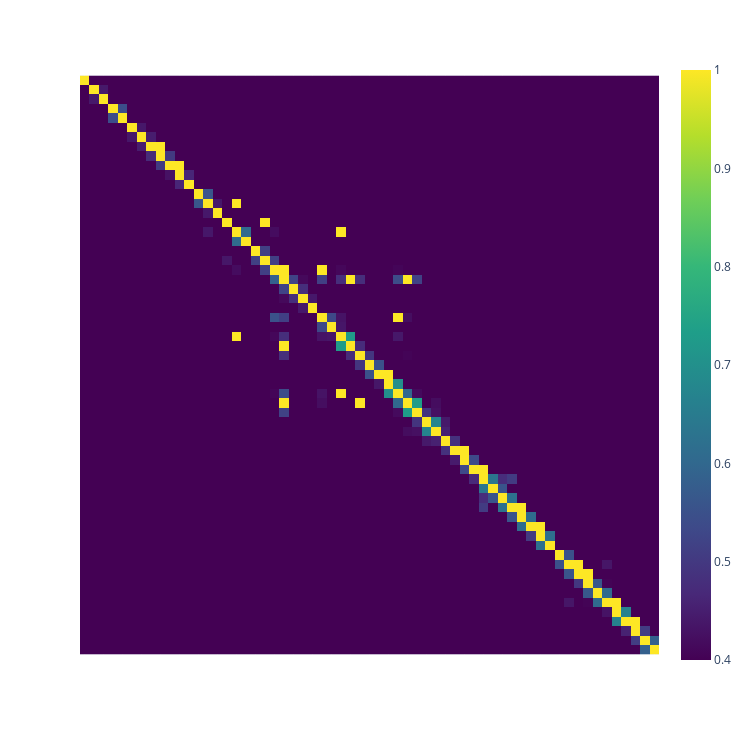

The cell this chart's notebook holds for it:
### Code cell
create_heatmap.create_heatmap(cos_sim_cluster_max, offs, offs, text, text, 0.4)

### Figure 1 — Plotly figure (JSON) as saved in the notebook; plotly's stock layout.template omitted (floating-point values rounded to 4 significant figures; data arrays with more than 128 entries replaced by an {"elided": "..."} marker saying what was removed)
{"data": [{"coloraxis": "coloraxis", "hovertemplate": "x: %{x}<br>y: %{y}<br>color: %{z}<extra></extra>", "name": "0", "type": "heatmap", "x": ["My son, give ear to my words; for I swear unto you, that inasmuch as ye shall keep the commandments of God ye shall prosper in the land.\nI would that ye should do as I have done, in remembering", "of God ye shall prosper in the land.\nI would that ye should do as I have done, in remembering the captivity of our fathers; for they were in bondage, and none could deliver them except it was the God", "the captivity of our fathers; for they were in bondage, and none could deliver them except it was the God of Abraham, and the God of Isaac, and the God of Jacob; and he surely did deliver them in their", "of Abraham, and the God of Isaac, and the God of Jacob; and he surely did deliver them in their afflictions.\nAnd now, O my son Helaman, behold, thou art in thy youth, and therefore, I beseech of thee that", "afflictions.\nAnd now, O my son Helaman, behold, thou art in thy youth, and therefore, I beseech of thee that thou wilt hear my words and learn of me; for I do know that whosoever shall put their trust in", "thou wilt hear my words and learn of me; for I do know that whosoever shall put their trust in God shall be supported in their trials, and their troubles, and their afflictions, and shall be lifted up at the", "God shall be supported in their trials, and their troubles, and their afflictions, and shall be lifted up at the last day.\nAnd I would not that ye think that I know of myself--not of the temporal but of the", "last day.\nAnd I would not that ye think that I know of myself--not of the temporal but of the spiritual, not of the carnal mind but of God.\nNow, behold, I say unto you, if I had not been", "spiritual, not of the carnal mind but of God.\nNow, behold, I say unto you, if I had not been born of God I should not have known these things; but God has, by the mouth of his holy angel,", "born of God I should not have known these things; but God has, by the mouth of his holy angel, made these things known unto me, not of any worthiness of myself;\nFor I went about with the sons of", "made these things known unto me, not of any worthiness of myself;\nFor I went about with the sons of Mosiah, seeking to destroy the church of God; but behold, God sent his holy angel to stop us by the", "Mosiah, seeking to destroy the church of God; but behold, God sent his holy angel to stop us by the way.\nAnd behold, he spake unto us, as it were the voice of thunder, and the whole earth did tremble", "way.\nAnd behold, he spake unto us, as it were the voice of thunder, and the whole earth did tremble beneath our feet; and we all fell to the earth, for the fear of the Lord came upon us.\nBut", "beneath our feet; and we all fell to the earth, for the fear of the Lord came upon us.\nBut behold, the voice said unto me: Arise. And I arose and stood up, and beheld the angel.\nAnd he said", "behold, the voice said unto me: Arise. And I arose and stood up, and beheld the angel.\nAnd he said unto me: If thou wilt of thyself be destroyed, seek no more to destroy the church of God.\nAnd it", "unto me: If thou wilt of thyself be destroyed, seek no more to destroy the church of God.\nAnd it came to pass that I fell to the earth; and it was for the space of three days and three", "came to pass that I fell to the earth; and it was for the space of three days and three nights that I could not open my mouth, neither had I the use of my limbs.\nAnd the angel spake", "nights that I could not open my mouth, neither had I the use of my limbs.\nAnd the angel spake more things unto me, which were heard by my brethren, but I did not hear them; for when I heard", "more things unto me, which were heard by my brethren, but I did not hear them; for when I heard the words--If thou wilt be destroyed of thyself, seek no more to destroy the church of God--I was struck with", "the words--If thou wilt be destroyed of thyself, seek no more to destroy the church of God--I was struck with such great fear and amazement lest perhaps I should be destroyed, that I fell to the earth and I did", "such great fear and amazement lest perhaps I should be destroyed, that I fell to the earth and I did hear no more.\nBut I was racked with eternal torment, for my soul was harrowed up to the greatest degree", "hear no more.\nBut I was racked with eternal torment, for my soul was harrowed up to the greatest degree and racked with all my sins.\nYea, I did remember all my sins and iniquities, for which I was tormented", "and racked with all my sins.\nYea, I did remember all my sins and iniquities, for which I was tormented with the pains of hell; yea, I saw that I had rebelled against my God, and that I had not", "with the pains of hell; yea, I saw that I had rebelled against my God, and that I had not kept his holy commandments.\nYea, and I had murdered many of his children, or rather led them away unto destruction;", "kept his holy commandments.\nYea, and I had murdered many of his children, or rather led them away unto destruction; yea, and in fine so great had been my iniquities, that the very thought of coming into the presence of", "yea, and in fine so great had been my iniquities, that the very thought of coming into the presence of my God did rack my soul with inexpressible horror.\nOh, thought I, that I could be banished and become extinct", "my God did rack my soul with inexpressible horror.\nOh, thought I, that I could be banished and become extinct both soul and body, that I might not be brought to stand in the presence of my God, to be", "both soul and body, that I might not be brought to stand in the presence of my God, to be judged of my deeds.\nAnd now, for three days and for three nights was I racked, even with the pains", "judged of my deeds.\nAnd now, for three days and for three nights was I racked, even with the pains of a damned soul.\nAnd it came to pass that as I was thus racked with torment, while I was", "of a damned soul.\nAnd it came to pass that as I was thus racked with torment, while I was harrowed up by the memory of my many sins, behold, I remembered also to have heard my father prophesy unto", "harrowed up by the memory of my many sins, behold, I remembered also to have heard my father prophesy unto the people concerning the coming of one Jesus Christ, a Son of God, to atone for the sins of the", "the people concerning the coming of one Jesus Christ, a Son of God, to atone for the sins of the world.\nNow, as my mind caught hold upon this thought, I cried within my heart: O Jesus, thou Son of", "world.\nNow, as my mind caught hold upon this thought, I cried within my heart: O Jesus, thou Son of God, have mercy on me, who am in the gall of bitterness, and am encircled about by the everlasting chains", "God, have mercy on me, who am in the gall of bitterness, and am encircled about by the everlasting chains of death.\nAnd now, behold, when I thought this, I could remember my pains no more; yea, I was harrowed", "of death.\nAnd now, behold, when I thought this, I could remember my pains no more; yea, I was harrowed up by the memory of my sins no more.\nAnd oh, what joy, and what marvelous light I did behold;", "up by the memory of my sins no more.\nAnd oh, what joy, and what marvelous light I did behold; yea, my soul was filled with joy as exceeding as was my pain!\nYea, I say unto you, my son,", "yea, my soul was filled with joy as exceeding as was my pain!\nYea, I say unto you, my son, that there could be nothing so exquisite and so bitter as were my pains. Yea, and again I say unto", "that there could be nothing so exquisite and so bitter as were my pains. Yea, and again I say unto you, my son, that on the other hand, there can be nothing so exquisite and sweet as was my joy.", "you, my son, that on the other hand, there can be nothing so exquisite and sweet as was my joy.\nYea, methought I saw, even as our father Lehi saw, God sitting upon his throne, surrounded with numberless concourses of", "Yea, methought I saw, even as our father Lehi saw, God sitting upon his throne, surrounded with numberless concourses of angels, in the attitude of singing and praising their God; yea, and my soul did long to be there.\nBut", "angels, in the attitude of singing and praising their God; yea, and my soul did long to be there.\nBut behold, my limbs did receive their strength again, and I stood upon my feet, and did manifest unto the people", "behold, my limbs did receive their strength again, and I stood upon my feet, and did manifest unto the people that I had been born of God.\nYea, and from that time even until now, I have labored without ceasing,", "that I had been born of God.\nYea, and from that time even until now, I have labored without ceasing, that I might bring souls unto repentance; that I might bring them to taste of the exceeding joy of which", "that I might bring souls unto repentance; that I might bring them to taste of the exceeding joy of which I did taste; that they might also be born of God, and be filled with the Holy Ghost.\nYea, and", "I did taste; that they might also be born of God, and be filled with the Holy Ghost.\nYea, and now behold, O my son, the Lord doth give me exceedingly great joy in the fruit of my labors;\nFor", "now behold, O my son, the Lord doth give me exceedingly great joy in the fruit of my labors;\nFor because of the word which he has imparted unto me, behold, many have been born of God, and have tasted", "because of the word which he has imparted unto me, behold, many have been born of God, and have tasted as I have tasted, and have seen eye to eye as I have seen; therefore they do know of these", "as I have tasted, and have seen eye to eye as I have seen; therefore they do know of these things of which I have spoken, as I do know; and the knowledge which I have is of God.\nAnd", "things of which I have spoken, as I do know; and the knowledge which I have is of God.\nAnd I have been supported under trials and troubles of every kind, yea, and in all manner of afflictions; yea, God", "I have been supported under trials and troubles of every kind, yea, and in all manner of afflictions; yea, God has delivered me from prison, and from bonds, and from death; yea, and I do put my trust in him,", "has delivered me from prison, and from bonds, and from death; yea, and I do put my trust in him, and he will still deliver me.\nAnd I know that he will raise me up at the last day, to", "and he will still deliver me.\nAnd I know that he will raise me up at the last day, to dwell with him in glory; yea, and I will praise him forever, for he has brought our fathers out of", "dwell with him in glory; yea, and I will praise him forever, for he has brought our fathers out of Egypt, and he has swallowed up the Egyptians in the Red Sea; and he led them by his power into", "Egypt, and he has swallowed up the Egyptians in the Red Sea; and he led them by his power into the promised land; yea, and he has delivered them out of bondage and captivity from time to time.\nYea, and", "the promised land; yea, and he has delivered them out of bondage and captivity from time to time.\nYea, and he has also brought our fathers out of the land of Jerusalem; and he has also, by his everlasting power,", "he has also brought our fathers out of the land of Jerusalem; and he has also, by his everlasting power, delivered them out of bondage and captivity, from time to time even down to the present day; and I have", "delivered them out of bondage and captivity, from time to time even down to the present day; and I have always retained in remembrance their captivity; yea, and ye also ought to retain in remembrance, as I have done, their", "always retained in remembrance their captivity; yea, and ye also ought to retain in remembrance, as I have done, their captivity.\nBut behold, my son, this is not all; for ye ought to know as I do know, that inasmuch", "captivity.\nBut behold, my son, this is not all; for ye ought to know as I do know, that inasmuch as ye shall keep the commandments of God ye shall prosper in the land; and ye ought to know also,", "as ye shall keep the commandments of God ye shall prosper in the land; and ye ought to know also, that inasmuch as ye will not keep the commandments of God ye shall be cut off from his presence. Now", "that inasmuch as ye will not keep the commandments of God ye shall be cut off from his presence. Now this is according to his word."], "xaxis": "x", "y": ["My son, give ear to my words; for I swear unto you, that inasmuch as ye shall keep the commandments of God ye shall prosper in the land.\nI would that ye should do as I have done, in remembering", "of God ye shall prosper in the land.\nI would that ye should do as I have done, in remembering the captivity of our fathers; for they were in bondage, and none could deliver them except it was the God", "the captivity of our fathers; for they were in bondage, and none could deliver them except it was the God of Abraham, and the God of Isaac, and the God of Jacob; and he surely did deliver them in their", "of Abraham, and the God of Isaac, and the God of Jacob; and he surely did deliver them in their afflictions.\nAnd now, O my son Helaman, behold, thou art in thy youth, and therefore, I beseech of thee that", "afflictions.\nAnd now, O my son Helaman, behold, thou art in thy youth, and therefore, I beseech of thee that thou wilt hear my words and learn of me; for I do know that whosoever shall put their trust in", "thou wilt hear my words and learn of me; for I do know that whosoever shall put their trust in God shall be supported in their trials, and their troubles, and their afflictions, and shall be lifted up at the", "God shall be supported in their trials, and their troubles, and their afflictions, and shall be lifted up at the last day.\nAnd I would not that ye think that I know of myself--not of the temporal but of the", "last day.\nAnd I would not that ye think that I know of myself--not of the temporal but of the spiritual, not of the carnal mind but of God.\nNow, behold, I say unto you, if I had not been", "spiritual, not of the carnal mind but of God.\nNow, behold, I say unto you, if I had not been born of God I should not have known these things; but God has, by the mouth of his holy angel,", "born of God I should not have known these things; but God has, by the mouth of his holy angel, made these things known unto me, not of any worthiness of myself;\nFor I went about with the sons of", "made these things known unto me, not of any worthiness of myself;\nFor I went about with the sons of Mosiah, seeking to destroy the church of God; but behold, God sent his holy angel to stop us by the", "Mosiah, seeking to destroy the church of God; but behold, God sent his holy angel to stop us by the way.\nAnd behold, he spake unto us, as it were the voice of thunder, and the whole earth did tremble", "way.\nAnd behold, he spake unto us, as it were the voice of thunder, and the whole earth did tremble beneath our feet; and we all fell to the earth, for the fear of the Lord came upon us.\nBut", "beneath our feet; and we all fell to the earth, for the fear of the Lord came upon us.\nBut behold, the voice said unto me: Arise. And I arose and stood up, and beheld the angel.\nAnd he said", "behold, the voice said unto me: Arise. And I arose and stood up, and beheld the angel.\nAnd he said unto me: If thou wilt of thyself be destroyed, seek no more to destroy the church of God.\nAnd it", "unto me: If thou wilt of thyself be destroyed, seek no more to destroy the church of God.\nAnd it came to pass that I fell to the earth; and it was for the space of three days and three", "came to pass that I fell to the earth; and it was for the space of three days and three nights that I could not open my mouth, neither had I the use of my limbs.\nAnd the angel spake", "nights that I could not open my mouth, neither had I the use of my limbs.\nAnd the angel spake more things unto me, which were heard by my brethren, but I did not hear them; for when I heard", "more things unto me, which were heard by my brethren, but I did not hear them; for when I heard the words--If thou wilt be destroyed of thyself, seek no more to destroy the church of God--I was struck with", "the words--If thou wilt be destroyed of thyself, seek no more to destroy the church of God--I was struck with such great fear and amazement lest perhaps I should be destroyed, that I fell to the earth and I did", "such great fear and amazement lest perhaps I should be destroyed, that I fell to the earth and I did hear no more.\nBut I was racked with eternal torment, for my soul was harrowed up to the greatest degree", "hear no more.\nBut I was racked with eternal torment, for my soul was harrowed up to the greatest degree and racked with all my sins.\nYea, I did remember all my sins and iniquities, for which I was tormented", "and racked with all my sins.\nYea, I did remember all my sins and iniquities, for which I was tormented with the pains of hell; yea, I saw that I had rebelled against my God, and that I had not", "with the pains of hell; yea, I saw that I had rebelled against my God, and that I had not kept his holy commandments.\nYea, and I had murdered many of his children, or rather led them away unto destruction;", "kept his holy commandments.\nYea, and I had murdered many of his children, or rather led them away unto destruction; yea, and in fine so great had been my iniquities, that the very thought of coming into the presence of", "yea, and in fine so great had been my iniquities, that the very thought of coming into the presence of my God did rack my soul with inexpressible horror.\nOh, thought I, that I could be banished and become extinct", "my God did rack my soul with inexpressible horror.\nOh, thought I, that I could be banished and become extinct both soul and body, that I might not be brought to stand in the presence of my God, to be", "both soul and body, that I might not be brought to stand in the presence of my God, to be judged of my deeds.\nAnd now, for three days and for three nights was I racked, even with the pains", "judged of my deeds.\nAnd now, for three days and for three nights was I racked, even with the pains of a damned soul.\nAnd it came to pass that as I was thus racked with torment, while I was", "of a damned soul.\nAnd it came to pass that as I was thus racked with torment, while I was harrowed up by the memory of my many sins, behold, I remembered also to have heard my father prophesy unto", "harrowed up by the memory of my many sins, behold, I remembered also to have heard my father prophesy unto the people concerning the coming of one Jesus Christ, a Son of God, to atone for the sins of the", "the people concerning the coming of one Jesus Christ, a Son of God, to atone for the sins of the world.\nNow, as my mind caught hold upon this thought, I cried within my heart: O Jesus, thou Son of", "world.\nNow, as my mind caught hold upon this thought, I cried within my heart: O Jesus, thou Son of God, have mercy on me, who am in the gall of bitterness, and am encircled about by the everlasting chains", "God, have mercy on me, who am in the gall of bitterness, and am encircled about by the everlasting chains of death.\nAnd now, behold, when I thought this, I could remember my pains no more; yea, I was harrowed", "of death.\nAnd now, behold, when I thought this, I could remember my pains no more; yea, I was harrowed up by the memory of my sins no more.\nAnd oh, what joy, and what marvelous light I did behold;", "up by the memory of my sins no more.\nAnd oh, what joy, and what marvelous light I did behold; yea, my soul was filled with joy as exceeding as was my pain!\nYea, I say unto you, my son,", "yea, my soul was filled with joy as exceeding as was my pain!\nYea, I say unto you, my son, that there could be nothing so exquisite and so bitter as were my pains. Yea, and again I say unto", "that there could be nothing so exquisite and so bitter as were my pains. Yea, and again I say unto you, my son, that on the other hand, there can be nothing so exquisite and sweet as was my joy.", "you, my son, that on the other hand, there can be nothing so exquisite and sweet as was my joy.\nYea, methought I saw, even as our father Lehi saw, God sitting upon his throne, surrounded with numberless concourses of", "Yea, methought I saw, even as our father Lehi saw, God sitting upon his throne, surrounded with numberless concourses of angels, in the attitude of singing and praising their God; yea, and my soul did long to be there.\nBut", "angels, in the attitude of singing and praising their God; yea, and my soul did long to be there.\nBut behold, my limbs did receive their strength again, and I stood upon my feet, and did manifest unto the people", "behold, my limbs did receive their strength again, and I stood upon my feet, and did manifest unto the people that I had been born of God.\nYea, and from that time even until now, I have labored without ceasing,", "that I had been born of God.\nYea, and from that time even until now, I have labored without ceasing, that I might bring souls unto repentance; that I might bring them to taste of the exceeding joy of which", "that I might bring souls unto repentance; that I might bring them to taste of the exceeding joy of which I did taste; that they might also be born of God, and be filled with the Holy Ghost.\nYea, and", "I did taste; that they might also be born of God, and be filled with the Holy Ghost.\nYea, and now behold, O my son, the Lord doth give me exceedingly great joy in the fruit of my labors;\nFor", "now behold, O my son, the Lord doth give me exceedingly great joy in the fruit of my labors;\nFor because of the word which he has imparted unto me, behold, many have been born of God, and have tasted", "because of the word which he has imparted unto me, behold, many have been born of God, and have tasted as I have tasted, and have seen eye to eye as I have seen; therefore they do know of these", "as I have tasted, and have seen eye to eye as I have seen; therefore they do know of these things of which I have spoken, as I do know; and the knowledge which I have is of God.\nAnd", "things of which I have spoken, as I do know; and the knowledge which I have is of God.\nAnd I have been supported under trials and troubles of every kind, yea, and in all manner of afflictions; yea, God", "I have been supported under trials and troubles of every kind, yea, and in all manner of afflictions; yea, God has delivered me from prison, and from bonds, and from death; yea, and I do put my trust in him,", "has delivered me from prison, and from bonds, and from death; yea, and I do put my trust in him, and he will still deliver me.\nAnd I know that he will raise me up at the last day, to", "and he will still deliver me.\nAnd I know that he will raise me up at the last day, to dwell with him in glory; yea, and I will praise him forever, for he has brought our fathers out of", "dwell with him in glory; yea, and I will praise him forever, for he has brought our fathers out of Egypt, and he has swallowed up the Egyptians in the Red Sea; and he led them by his power into", "Egypt, and he has swallowed up the Egyptians in the Red Sea; and he led them by his power into the promised land; yea, and he has delivered them out of bondage and captivity from time to time.\nYea, and", "the promised land; yea, and he has delivered them out of bondage and captivity from time to time.\nYea, and he has also brought our fathers out of the land of Jerusalem; and he has also, by his everlasting power,", "he has also brought our fathers out of the land of Jerusalem; and he has also, by his everlasting power, delivered them out of bondage and captivity, from time to time even down to the present day; and I have", "delivered them out of bondage and captivity, from time to time even down to the present day; and I have always retained in remembrance their captivity; yea, and ye also ought to retain in remembrance, as I have done, their", "always retained in remembrance their captivity; yea, and ye also ought to retain in remembrance, as I have done, their captivity.\nBut behold, my son, this is not all; for ye ought to know as I do know, that inasmuch", "captivity.\nBut behold, my son, this is not all; for ye ought to know as I do know, that inasmuch as ye shall keep the commandments of God ye shall prosper in the land; and ye ought to know also,", "as ye shall keep the commandments of God ye shall prosper in the land; and ye ought to know also, that inasmuch as ye will not keep the commandments of God ye shall be cut off from his presence. Now", "that inasmuch as ye will not keep the commandments of God ye shall be cut off from his presence. Now this is according to his word."], "yaxis": "y", "z": {"elided": "61x61 float values"}}], "layout": {"coloraxis": {"cmax": 1, "cmin": 0.4, "colorscale": [[0, "#440154"], [0.1111, "#482878"], [0.2222, "#3e4989"], [0.3333, "#31688e"], [0.4444, "#26828e"], [0.5556, "#1f9e89"], [0.6667, "#35b779"], [0.7778, "#6ece58"], [0.8889, "#b5de2b"], [1, "#fde725"]]}, "height": 750, "margin": {"t": 60}, "width": 750, "xaxis": {"anchor": "y", "constrain": "domain", "domain": [0, 1], "scaleanchor": "y", "showticklabels": false}, "yaxis": {"anchor": "x", "autorange": "reversed", "constrain": "domain", "domain": [0, 1], "showticklabels": false}}}
